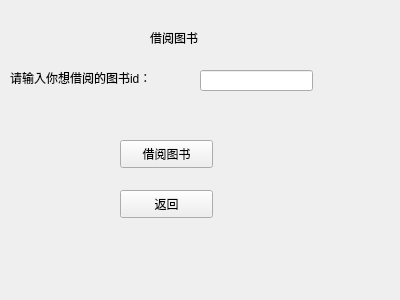
<?xml version="1.0" encoding="UTF-8"?>
<ui version="4.0">
 <class>borrow_book</class>
 <widget class="QWidget" name="borrow_book">
  <property name="geometry">
   <rect>
    <x>0</x>
    <y>0</y>
    <width>400</width>
    <height>300</height>
   </rect>
  </property>
  <property name="windowTitle">
   <string>Form</string>
  </property>
  <widget class="QLabel" name="label">
   <property name="geometry">
    <rect>
     <x>150</x>
     <y>30</y>
     <width>101</width>
     <height>16</height>
    </rect>
   </property>
   <property name="text">
    <string>借阅图书</string>
   </property>
  </widget>
  <widget class="QLabel" name="label_2">
   <property name="geometry">
    <rect>
     <x>10</x>
     <y>70</y>
     <width>181</width>
     <height>16</height>
    </rect>
   </property>
   <property name="text">
    <string>请输入你想借阅的图书id：</string>
   </property>
  </widget>
  <widget class="QLineEdit" name="borrow_input">
   <property name="geometry">
    <rect>
     <x>200</x>
     <y>70</y>
     <width>113</width>
     <height>21</height>
    </rect>
   </property>
  </widget>
  <widget class="QPushButton" name="borrow_botton">
   <property name="geometry">
    <rect>
     <x>120</x>
     <y>140</y>
     <width>93</width>
     <height>28</height>
    </rect>
   </property>
   <property name="text">
    <string>借阅图书</string>
   </property>
  </widget>
  <widget class="QPushButton" name="back">
   <property name="geometry">
    <rect>
     <x>120</x>
     <y>190</y>
     <width>93</width>
     <height>28</height>
    </rect>
   </property>
   <property name="text">
    <string>返回</string>
   </property>
  </widget>
 </widget>
 <resources/>
 <connections/>
</ui>
